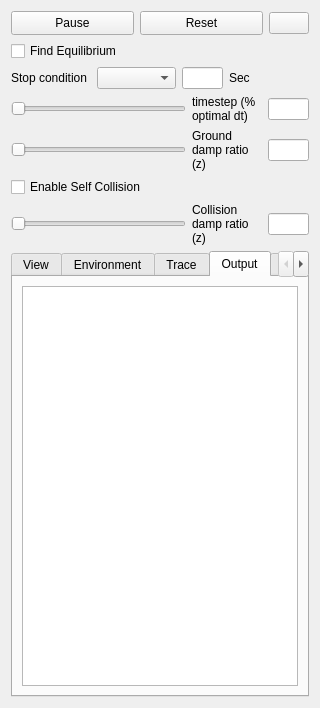
<?xml version="1.0" encoding="UTF-8"?>
<ui version="4.0">
 <class>PhysicsDialog</class>
 <widget class="QWidget" name="PhysicsDialog">
  <property name="geometry">
   <rect>
    <x>0</x>
    <y>0</y>
    <width>263</width>
    <height>708</height>
   </rect>
  </property>
  <property name="windowTitle">
   <string>Form</string>
  </property>
  <layout class="QVBoxLayout" name="verticalLayout_6">
   <item>
    <layout class="QHBoxLayout" name="horizontalLayout_6">
     <item>
      <widget class="QPushButton" name="PauseButton">
       <property name="minimumSize">
        <size>
         <width>0</width>
         <height>24</height>
        </size>
       </property>
       <property name="text">
        <string>Pause</string>
       </property>
      </widget>
     </item>
     <item>
      <widget class="QPushButton" name="ResetButton">
       <property name="minimumSize">
        <size>
         <width>0</width>
         <height>24</height>
        </size>
       </property>
       <property name="text">
        <string>Reset</string>
       </property>
      </widget>
     </item>
     <item>
      <widget class="QPushButton" name="RecordButton">
       <property name="sizePolicy">
        <sizepolicy hsizetype="Fixed" vsizetype="Fixed">
         <horstretch>0</horstretch>
         <verstretch>0</verstretch>
        </sizepolicy>
       </property>
       <property name="text">
        <string/>
       </property>
       <property name="icon">
        <iconset resource="VoxCad.qrc">
         <normaloff>:/Icons/Icons/Record.png</normaloff>:/Icons/Icons/Record.png</iconset>
       </property>
       <property name="checkable">
        <bool>true</bool>
       </property>
      </widget>
     </item>
    </layout>
   </item>
   <item>
    <layout class="QHBoxLayout" name="horizontalLayout_16">
     <item>
      <widget class="QCheckBox" name="UseEquilibriumCheck">
       <property name="toolTip">
        <string>Accelerates the simulation to find the equilibrium position quickly</string>
       </property>
       <property name="text">
        <string>Find Equilibrium</string>
       </property>
      </widget>
     </item>
    </layout>
   </item>
   <item>
    <layout class="QHBoxLayout" name="horizontalLayout_15">
     <item>
      <widget class="QLabel" name="label_11">
       <property name="sizePolicy">
        <sizepolicy hsizetype="Preferred" vsizetype="Preferred">
         <horstretch>0</horstretch>
         <verstretch>0</verstretch>
        </sizepolicy>
       </property>
       <property name="minimumSize">
        <size>
         <width>0</width>
         <height>0</height>
        </size>
       </property>
       <property name="maximumSize">
        <size>
         <width>80</width>
         <height>16777215</height>
        </size>
       </property>
       <property name="toolTip">
        <string>Percent of optimal timestep to run at. [0-1.0+]
Greater values speed up the simulation, but &gt;1.0
can be unstable.</string>
       </property>
       <property name="text">
        <string>Stop condition</string>
       </property>
       <property name="wordWrap">
        <bool>true</bool>
       </property>
      </widget>
     </item>
     <item>
      <widget class="QComboBox" name="StopSelectCombo">
       <property name="toolTip">
        <string>Sets a condition for auto-stopping the simulation</string>
       </property>
      </widget>
     </item>
     <item>
      <widget class="QLineEdit" name="StopValueEdit">
       <property name="enabled">
        <bool>true</bool>
       </property>
       <property name="sizePolicy">
        <sizepolicy hsizetype="Fixed" vsizetype="Fixed">
         <horstretch>0</horstretch>
         <verstretch>0</verstretch>
        </sizepolicy>
       </property>
       <property name="minimumSize">
        <size>
         <width>41</width>
         <height>0</height>
        </size>
       </property>
       <property name="maximumSize">
        <size>
         <width>41</width>
         <height>16777215</height>
        </size>
       </property>
       <property name="acceptDrops">
        <bool>false</bool>
       </property>
       <property name="toolTip">
        <string>The value of selected auto-stopping condition to trigger a stop.</string>
       </property>
      </widget>
     </item>
     <item>
      <widget class="QLabel" name="StopValueLabel">
       <property name="sizePolicy">
        <sizepolicy hsizetype="Preferred" vsizetype="Preferred">
         <horstretch>0</horstretch>
         <verstretch>0</verstretch>
        </sizepolicy>
       </property>
       <property name="minimumSize">
        <size>
         <width>0</width>
         <height>0</height>
        </size>
       </property>
       <property name="maximumSize">
        <size>
         <width>80</width>
         <height>16777215</height>
        </size>
       </property>
       <property name="toolTip">
        <string>Percent of optimal timestep to run at. [0-1.0+]
Greater values speed up the simulation, but &gt;1.0
can be unstable.</string>
       </property>
       <property name="text">
        <string>Sec</string>
       </property>
       <property name="wordWrap">
        <bool>true</bool>
       </property>
      </widget>
     </item>
    </layout>
   </item>
   <item>
    <layout class="QHBoxLayout" name="horizontalLayout_3">
     <item>
      <widget class="QSlider" name="dtSlider">
       <property name="sizePolicy">
        <sizepolicy hsizetype="Expanding" vsizetype="Fixed">
         <horstretch>0</horstretch>
         <verstretch>0</verstretch>
        </sizepolicy>
       </property>
       <property name="minimumSize">
        <size>
         <width>120</width>
         <height>0</height>
        </size>
       </property>
       <property name="toolTip">
        <string>Percent of optimal timestep to run at. [0-1.0+]
Greater values speed up the simulation, but &gt;1.0
can be unstable.</string>
       </property>
       <property name="maximum">
        <number>100</number>
       </property>
       <property name="singleStep">
        <number>1</number>
       </property>
       <property name="orientation">
        <enum>Qt::Horizontal</enum>
       </property>
      </widget>
     </item>
     <item>
      <widget class="QLabel" name="label">
       <property name="sizePolicy">
        <sizepolicy hsizetype="Preferred" vsizetype="Preferred">
         <horstretch>0</horstretch>
         <verstretch>0</verstretch>
        </sizepolicy>
       </property>
       <property name="minimumSize">
        <size>
         <width>70</width>
         <height>0</height>
        </size>
       </property>
       <property name="maximumSize">
        <size>
         <width>80</width>
         <height>16777215</height>
        </size>
       </property>
       <property name="toolTip">
        <string>Percent of optimal timestep to run at. [0-1.0+]
Greater values speed up the simulation, but &gt;1.0
can be unstable.</string>
       </property>
       <property name="text">
        <string>timestep (%  optimal dt)</string>
       </property>
       <property name="wordWrap">
        <bool>true</bool>
       </property>
      </widget>
     </item>
     <item>
      <widget class="QLineEdit" name="dtEdit">
       <property name="enabled">
        <bool>true</bool>
       </property>
       <property name="sizePolicy">
        <sizepolicy hsizetype="Fixed" vsizetype="Fixed">
         <horstretch>0</horstretch>
         <verstretch>0</verstretch>
        </sizepolicy>
       </property>
       <property name="minimumSize">
        <size>
         <width>41</width>
         <height>0</height>
        </size>
       </property>
       <property name="maximumSize">
        <size>
         <width>41</width>
         <height>16777215</height>
        </size>
       </property>
       <property name="acceptDrops">
        <bool>false</bool>
       </property>
       <property name="toolTip">
        <string>Percent of optimal timestep to run at. [0-1.0+]
Greater values speed up the simulation, but &gt;1.0
can be unstable.</string>
       </property>
      </widget>
     </item>
    </layout>
   </item>
   <item>
    <layout class="QHBoxLayout" name="horizontalLayout_9">
     <item>
      <widget class="QSlider" name="GNDDampSlider">
       <property name="sizePolicy">
        <sizepolicy hsizetype="Expanding" vsizetype="Fixed">
         <horstretch>0</horstretch>
         <verstretch>0</verstretch>
        </sizepolicy>
       </property>
       <property name="minimumSize">
        <size>
         <width>120</width>
         <height>0</height>
        </size>
       </property>
       <property name="toolTip">
        <string>Damping ratio relative to ground [0-0.1+].
0 represents a vacuum, larger values
represent a more viscous fluid environment.</string>
       </property>
       <property name="maximum">
        <number>100</number>
       </property>
       <property name="singleStep">
        <number>1</number>
       </property>
       <property name="orientation">
        <enum>Qt::Horizontal</enum>
       </property>
      </widget>
     </item>
     <item>
      <widget class="QLabel" name="label_9">
       <property name="minimumSize">
        <size>
         <width>70</width>
         <height>0</height>
        </size>
       </property>
       <property name="maximumSize">
        <size>
         <width>80</width>
         <height>16777215</height>
        </size>
       </property>
       <property name="toolTip">
        <string>Damping ratio relative to ground [0-0.1+].
0 represents a vacuum, larger values
represent a more viscous fluid environment.</string>
       </property>
       <property name="text">
        <string>Ground damp ratio (z)</string>
       </property>
       <property name="wordWrap">
        <bool>true</bool>
       </property>
       <property name="indent">
        <number>-2</number>
       </property>
      </widget>
     </item>
     <item>
      <widget class="QLineEdit" name="GNDDampEdit">
       <property name="enabled">
        <bool>true</bool>
       </property>
       <property name="sizePolicy">
        <sizepolicy hsizetype="Fixed" vsizetype="Fixed">
         <horstretch>0</horstretch>
         <verstretch>0</verstretch>
        </sizepolicy>
       </property>
       <property name="minimumSize">
        <size>
         <width>41</width>
         <height>0</height>
        </size>
       </property>
       <property name="maximumSize">
        <size>
         <width>41</width>
         <height>16777215</height>
        </size>
       </property>
       <property name="toolTip">
        <string>Damping ratio relative to ground [0-0.1+].
0 represents a vacuum, larger values
represent a more viscous fluid environment.</string>
       </property>
      </widget>
     </item>
    </layout>
   </item>
   <item>
    <widget class="QCheckBox" name="UseSelfColCheck">
     <property name="toolTip">
      <string>Prevents self penetration when enabled.</string>
     </property>
     <property name="text">
      <string>Enable Self Collision</string>
     </property>
    </widget>
   </item>
   <item>
    <layout class="QHBoxLayout" name="horizontalLayout_7">
     <item>
      <widget class="QSlider" name="ColDampSlider">
       <property name="sizePolicy">
        <sizepolicy hsizetype="Expanding" vsizetype="Fixed">
         <horstretch>0</horstretch>
         <verstretch>0</verstretch>
        </sizepolicy>
       </property>
       <property name="minimumSize">
        <size>
         <width>120</width>
         <height>0</height>
        </size>
       </property>
       <property name="toolTip">
        <string>Damping ratio of collisions [0-2+].
Low values make elastic (bouncy) collisions, higher values
make inelastic (dead) collisions. 1.0 is critically damped.</string>
       </property>
       <property name="maximum">
        <number>100</number>
       </property>
       <property name="singleStep">
        <number>1</number>
       </property>
       <property name="orientation">
        <enum>Qt::Horizontal</enum>
       </property>
      </widget>
     </item>
     <item>
      <widget class="QLabel" name="label_7">
       <property name="minimumSize">
        <size>
         <width>70</width>
         <height>0</height>
        </size>
       </property>
       <property name="maximumSize">
        <size>
         <width>70</width>
         <height>16777215</height>
        </size>
       </property>
       <property name="toolTip">
        <string>Damping ratio of collisions [0-2+].
Low values make elastic (bouncy) collisions, higher values
make inelastic (dead) collisions. 1.0 is critically damped.</string>
       </property>
       <property name="text">
        <string>Collision damp ratio (z)</string>
       </property>
       <property name="wordWrap">
        <bool>true</bool>
       </property>
       <property name="indent">
        <number>-2</number>
       </property>
      </widget>
     </item>
     <item>
      <widget class="QLineEdit" name="ColDampEdit">
       <property name="enabled">
        <bool>true</bool>
       </property>
       <property name="sizePolicy">
        <sizepolicy hsizetype="Fixed" vsizetype="Fixed">
         <horstretch>0</horstretch>
         <verstretch>0</verstretch>
        </sizepolicy>
       </property>
       <property name="minimumSize">
        <size>
         <width>41</width>
         <height>0</height>
        </size>
       </property>
       <property name="maximumSize">
        <size>
         <width>41</width>
         <height>16777215</height>
        </size>
       </property>
       <property name="toolTip">
        <string>Damping ratio of collisions [0-2+].
Low values make elastic (bouncy) collisions, higher values
make inelastic (dead) collisions. 1.0 is critically damped.</string>
       </property>
      </widget>
     </item>
    </layout>
   </item>
   <item>
    <widget class="QTabWidget" name="PhysTabWidget">
     <property name="toolTip">
      <string>Options</string>
     </property>
     <property name="tabPosition">
      <enum>QTabWidget::North</enum>
     </property>
     <property name="currentIndex">
      <number>3</number>
     </property>
     <widget class="QWidget" name="View">
      <attribute name="title">
       <string>View</string>
      </attribute>
      <layout class="QVBoxLayout" name="verticalLayout_11">
       <property name="spacing">
        <number>2</number>
       </property>
       <property name="topMargin">
        <number>3</number>
       </property>
       <property name="bottomMargin">
        <number>3</number>
       </property>
       <item>
        <widget class="QGroupBox" name="DisplayBox">
         <property name="title">
          <string>Display</string>
         </property>
         <layout class="QHBoxLayout" name="horizontalLayout_12">
          <property name="spacing">
           <number>2</number>
          </property>
          <property name="topMargin">
           <number>3</number>
          </property>
          <property name="bottomMargin">
           <number>3</number>
          </property>
          <item>
           <widget class="QRadioButton" name="DispDisableRadio">
            <property name="text">
             <string>Disable</string>
            </property>
           </widget>
          </item>
          <item>
           <widget class="QRadioButton" name="DispVoxelsRadio">
            <property name="text">
             <string>Voxels</string>
            </property>
           </widget>
          </item>
          <item>
           <widget class="QRadioButton" name="DispConnRadio">
            <property name="text">
             <string>Connections</string>
            </property>
           </widget>
          </item>
         </layout>
        </widget>
       </item>
       <item>
        <widget class="QGroupBox" name="ViewOptionsGroup">
         <property name="title">
          <string>View Options</string>
         </property>
         <layout class="QHBoxLayout" name="horizontalLayout_14">
          <property name="spacing">
           <number>2</number>
          </property>
          <property name="topMargin">
           <number>3</number>
          </property>
          <property name="bottomMargin">
           <number>3</number>
          </property>
          <item>
           <layout class="QVBoxLayout" name="verticalLayout_9">
            <item>
             <widget class="QRadioButton" name="ViewDiscreteRadio">
              <property name="text">
               <string>Discrete</string>
              </property>
             </widget>
            </item>
            <item>
             <widget class="QRadioButton" name="ViewDeformedRadio">
              <property name="text">
               <string>Deformed</string>
              </property>
             </widget>
            </item>
            <item>
             <widget class="QRadioButton" name="ViewSmoothRadio">
              <property name="text">
               <string>Smooth</string>
              </property>
             </widget>
            </item>
           </layout>
          </item>
          <item>
           <layout class="QVBoxLayout" name="verticalLayout_7">
            <item>
             <widget class="QCheckBox" name="ForcesCheck">
              <property name="toolTip">
               <string>Internal forces (currently disabled)</string>
              </property>
              <property name="text">
               <string>Forces</string>
              </property>
             </widget>
            </item>
            <item>
             <widget class="QCheckBox" name="LocalCoordCheck">
              <property name="toolTip">
               <string>Origin and axes of each voxel.</string>
              </property>
              <property name="text">
               <string>Local Coords</string>
              </property>
             </widget>
            </item>
           </layout>
          </item>
         </layout>
        </widget>
       </item>
       <item>
        <widget class="QGroupBox" name="ColorGroup">
         <property name="title">
          <string>Color</string>
         </property>
         <layout class="QHBoxLayout" name="horizontalLayout_11">
          <property name="spacing">
           <number>2</number>
          </property>
          <property name="topMargin">
           <number>3</number>
          </property>
          <property name="bottomMargin">
           <number>3</number>
          </property>
          <item>
           <layout class="QVBoxLayout" name="verticalLayout_10">
            <item>
             <widget class="QRadioButton" name="TypeRadio">
              <property name="toolTip">
               <string>Forward model</string>
              </property>
              <property name="text">
               <string>Prediction error</string>
              </property>
             </widget>
            </item>

            <item>
             <widget class="QRadioButton" name="StateRadio">
              <property name="toolTip">
               <string>Phase offset</string>
              </property>
              <property name="text">
               <string>Phase offset</string>
              </property>
             </widget>
            </item>

            <item>
             <widget class="QRadioButton" name="StiffnessRadio">
              <property name="toolTip">
               <string>Voxel stiffness</string>
              </property>
              <property name="text">
               <string>Stiffness</string>
              </property>
             </widget>
            </item>


            <item>
             <widget class="QRadioButton" name="DisplacementRadio">
              <property name="toolTip">
               <string>Forward model Predition</string>
              </property>
              <property name="text">
               <string>Predicted</string>
              </property>
             </widget>
            </item>

            <item>
             <widget class="QRadioButton" name="StrainERadio">
              <property name="toolTip">
               <string>Light intensity</string>
              </property>
              <property name="text">
               <string>Light intensity</string>
              </property>
             </widget>
            </item>

           </layout>
          </item>
          <item>
           <layout class="QVBoxLayout" name="verticalLayout_8">
            <property name="spacing">
             <number>1</number>
            </property>

            <item>
             <widget class="QRadioButton" name="KineticERadio">
              <property name="toolTip">
               <string>Voltage</string>
              </property>
              <property name="text">
               <string>Voltage</string>
              </property>
             </widget>
            </item>

            <item>
             <widget class="QRadioButton" name="StressRadio">
              <property name="toolTip">
               <string>Internal material stress</string>
              </property>
              <property name="text">
               <string>Engineering
Stress</string>
              </property>
             </widget>
            </item>
            <item>
             <widget class="QRadioButton" name="StrainRadio">
              <property name="toolTip">
               <string>Internal material strain</string>
              </property>
              <property name="text">
               <string>Engineering
Strain</string>
              </property>
             </widget>
            </item>
            <item>
             <widget class="QRadioButton" name="PressureRadio">
              <property name="text">
               <string>Pressure</string>
              </property>
             </widget>
            </item>
           </layout>
          </item>
         </layout>
        </widget>
       </item>
       <item>
        <widget class="QCheckBox" name="CoMCheck">
         <property name="text">
          <string>Lock view to center of mass</string>
         </property>
        </widget>
       </item>




       <item>
        <widget class="QGroupBox" name="PlotForcesGroup">
         <property name="title">
          <string>Plot forces</string>
         </property>
         <layout class="QHBoxLayout" name="horizontalLayout_140">
          <property name="spacing">
           <number>2</number>
          </property>
          <property name="topMargin">
           <number>3</number>
          </property>
          <property name="bottomMargin">
           <number>3</number>
          </property>
          <item>
           <layout class="QVBoxLayout" name="verticalLayout_90">
            <item>
             <widget class="QRadioButton" name="PlotDragRadio">
              <property name="text">
               <string>Drag forces</string>
              </property>
             </widget>
            </item>
            <item>
             <widget class="QRadioButton" name="PlotSpeedsRadio">
              <property name="text">
               <string>Projected speeds</string>
              </property>
             </widget>
            </item>
            <item>
             <widget class="QRadioButton" name="PlotNormalsRadio">
              <property name="text">
               <string>Surface normals</string>
              </property>
             </widget>
            </item>
           </layout>
          </item>
          <item>
           <layout class="QVBoxLayout" name="verticalLayout_70">
            <item>
             <widget class="QCheckBox" name="PlotForcesCheck">
              <property name="toolTip">
               <string>Plot forces?</string>
              </property>
              <property name="text">
               <string>Plot forces?</string>
              </property>
             </widget>
            </item>
           </layout>
          </item>
          <item>
          <widget class="QLineEdit" name="ForcesScalingEdit">
           <property name="enabled">
            <bool>true</bool>
           </property>
           <property name="sizePolicy">
            <sizepolicy hsizetype="Fixed" vsizetype="Fixed">
             <horstretch>0</horstretch>
             <verstretch>0</verstretch>
            </sizepolicy>
           </property>
           <property name="minimumSize">
            <size>
             <width>41</width>
             <height>0</height>
            </size>
           </property>
           <property name="maximumSize">
            <size>
             <width>41</width>
             <height>16777215</height>
            </size>
           </property>
           <property name="toolTip">
            <string>Scaling factor of plotted vectors</string>
           </property>
          </widget>
          </item>          
         </layout>
        </widget>
       </item>









       <item>
        <spacer name="verticalSpacer_2">
         <property name="orientation">
          <enum>Qt::Vertical</enum>
         </property>
         <property name="sizeHint" stdset="0">
          <size>
           <width>20</width>
           <height>40</height>
          </size>
         </property>
        </spacer>
       </item>
      </layout>
     </widget>
     <widget class="QWidget" name="Environment">
      <attribute name="title">
       <string>Environment</string>
      </attribute>
      <layout class="QVBoxLayout" name="verticalLayout_5">
       <property name="spacing">
        <number>2</number>
       </property>
       <property name="topMargin">
        <number>3</number>
       </property>
       <property name="bottomMargin">
        <number>3</number>
       </property>
       <item>
        <widget class="QCheckBox" name="UseTempCheck">
         <property name="toolTip">
          <string>Enables temperature changes.
Affects the size of each voxel according to its CTE.</string>
         </property>
         <property name="text">
          <string>Enable Temperature</string>
         </property>
        </widget>
       </item>
       <item>
        <layout class="QHBoxLayout" name="horizontalLayout_4">
         <item>
          <widget class="QSlider" name="TempSlider">
           <property name="toolTip">
            <string>Current environment temperature.
Base (no expansion) is 25°.</string>
           </property>
           <property name="maximum">
            <number>100</number>
           </property>
           <property name="singleStep">
            <number>1</number>
           </property>
           <property name="orientation">
            <enum>Qt::Horizontal</enum>
           </property>
          </widget>
         </item>
         <item>
          <widget class="QLabel" name="label_5">
           <property name="text">
            <string>Temp (°C)</string>
           </property>
          </widget>
         </item>
         <item>
          <widget class="QLineEdit" name="TempEdit">
           <property name="enabled">
            <bool>true</bool>
           </property>
           <property name="sizePolicy">
            <sizepolicy hsizetype="Fixed" vsizetype="Fixed">
             <horstretch>0</horstretch>
             <verstretch>0</verstretch>
            </sizepolicy>
           </property>
           <property name="minimumSize">
            <size>
             <width>41</width>
             <height>0</height>
            </size>
           </property>
           <property name="maximumSize">
            <size>
             <width>41</width>
             <height>16777215</height>
            </size>
           </property>
          </widget>
         </item>
        </layout>
       </item>
       <item>
        <widget class="QCheckBox" name="VaryTempCheck">
         <property name="toolTip">
          <string>Periodically varies the environment temperature when enabled.</string>
         </property>
         <property name="text">
          <string>Vary Temperature</string>
         </property>
        </widget>
       </item>
       <item>
        <layout class="QHBoxLayout" name="horizontalLayout_8">
         <item>
          <widget class="QSlider" name="TempPerSlider">
           <property name="toolTip">
            <string>Period of temperature variation in environment.</string>
           </property>
           <property name="maximum">
            <number>100</number>
           </property>
           <property name="singleStep">
            <number>1</number>
           </property>
           <property name="orientation">
            <enum>Qt::Horizontal</enum>
           </property>
          </widget>
         </item>
         <item>
          <widget class="QLabel" name="label_8">
           <property name="text">
            <string>Period (sec)</string>
           </property>
          </widget>
         </item>
         <item>
          <widget class="QLineEdit" name="TempPerEdit">
           <property name="enabled">
            <bool>true</bool>
           </property>
           <property name="sizePolicy">
            <sizepolicy hsizetype="Fixed" vsizetype="Fixed">
             <horstretch>0</horstretch>
             <verstretch>0</verstretch>
            </sizepolicy>
           </property>
           <property name="minimumSize">
            <size>
             <width>41</width>
             <height>0</height>
            </size>
           </property>
           <property name="maximumSize">
            <size>
             <width>41</width>
             <height>16777215</height>
            </size>
           </property>
          </widget>
         </item>
        </layout>
       </item>
       <item>
        <widget class="QCheckBox" name="UseGravCheck">
         <property name="toolTip">
          <string>Enables gravitational acceleration.</string>
         </property>
         <property name="text">
          <string>Enable Gravity</string>
         </property>
        </widget>
       </item>
       <item>
        <layout class="QHBoxLayout" name="horizontalLayout_5">
         <item>
          <widget class="QSlider" name="GravSlider">
           <property name="toolTip">
            <string>Gravitational acceleration (9.81 for earth).</string>
           </property>
           <property name="maximum">
            <number>100</number>
           </property>
           <property name="singleStep">
            <number>1</number>
           </property>
           <property name="orientation">
            <enum>Qt::Horizontal</enum>
           </property>
          </widget>
         </item>
         <item>
          <widget class="QLabel" name="label_6">
           <property name="text">
            <string>Grav (m/s²)</string>
           </property>
          </widget>
         </item>
         <item>
          <widget class="QLineEdit" name="GravEdit">
           <property name="enabled">
            <bool>true</bool>
           </property>
           <property name="sizePolicy">
            <sizepolicy hsizetype="Fixed" vsizetype="Fixed">
             <horstretch>0</horstretch>
             <verstretch>0</verstretch>
            </sizepolicy>
           </property>
           <property name="minimumSize">
            <size>
             <width>41</width>
             <height>0</height>
            </size>
           </property>
           <property name="maximumSize">
            <size>
             <width>41</width>
             <height>16777215</height>
            </size>
           </property>
          </widget>
         </item>
        </layout>
       </item>
       <item>
        <widget class="QCheckBox" name="UseFloorCheck">
         <property name="toolTip">
          <string>Enables a flat floor.</string>
         </property>
         <property name="text">
          <string>Enable Floor</string>
         </property>
        </widget>
       </item>
       <item>
        <widget class="QCheckBox" name="UseFloorSlopeCheck">
         <property name="toolTip">
          <string>Enables floor slope</string>
         </property>
         <property name="text">
          <string>Enable floor slope</string>
         </property>
        </widget>
       </item>       
       <item>
        <spacer name="verticalSpacer">
         <property name="orientation">
          <enum>Qt::Vertical</enum>
         </property>
         <property name="sizeHint" stdset="0">
          <size>
           <width>20</width>
           <height>191</height>
          </size>
         </property>
        </spacer>
       </item>
      </layout>
     </widget>
     <widget class="QWidget" name="Trace">
      <attribute name="title">
       <string>Trace</string>
      </attribute>
      <layout class="QVBoxLayout" name="verticalLayout_3">
       <item>
        <layout class="QHBoxLayout" name="horizontalLayout_2">
         <item>
          <layout class="QVBoxLayout" name="verticalLayout_2">
           <item>
            <widget class="QComboBox" name="VariableCombo"/>
           </item>
           <item>
            <widget class="QLabel" name="label_2">
             <property name="text">
              <string>Plot Variable</string>
             </property>
            </widget>
           </item>
          </layout>
         </item>
         <item>
          <layout class="QVBoxLayout" name="verticalLayout">
           <item>
            <widget class="QComboBox" name="DirectionCombo"/>
           </item>
           <item>
            <widget class="QLabel" name="label_3">
             <property name="text">
              <string>Plot Direction</string>
             </property>
            </widget>
           </item>
          </layout>
         </item>
        </layout>
       </item>
       <item>
        <layout class="QHBoxLayout" name="horizontalLayout_10">
         <item>
          <spacer name="horizontalSpacer">
           <property name="orientation">
            <enum>Qt::Horizontal</enum>
           </property>
           <property name="sizeHint" stdset="0">
            <size>
             <width>40</width>
             <height>20</height>
            </size>
           </property>
          </spacer>
         </item>
         <item>
          <widget class="QCheckBox" name="LogEachCheck">
           <property name="text">
            <string>Log Every</string>
           </property>
          </widget>
         </item>
         <item>
          <widget class="QPushButton" name="SaveDataButton">
           <property name="text">
            <string>Save Data</string>
           </property>
          </widget>
         </item>
        </layout>
       </item>
      </layout>
     </widget>
     <widget class="QWidget" name="Output">
      <attribute name="title">
       <string>Output</string>
      </attribute>
      <layout class="QVBoxLayout" name="verticalLayout_4">
       <item>
        <widget class="QTextEdit" name="OutText"/>
       </item>
      </layout>
     </widget>
     <widget class="QWidget" name="Other">
      <attribute name="title">
       <string>Other</string>
      </attribute>
      <layout class="QVBoxLayout" name="verticalLayout_12">
       <property name="spacing">
        <number>1</number>
       </property>
       <property name="leftMargin">
        <number>6</number>
       </property>
       <property name="topMargin">
        <number>3</number>
       </property>
       <property name="rightMargin">
        <number>6</number>
       </property>
       <property name="bottomMargin">
        <number>3</number>
       </property>
       <item>
        <layout class="QHBoxLayout" name="horizontalLayout">
         <item>
          <widget class="QSlider" name="BondDampSlider">
           <property name="sizePolicy">
            <sizepolicy hsizetype="Expanding" vsizetype="Fixed">
             <horstretch>0</horstretch>
             <verstretch>0</verstretch>
            </sizepolicy>
           </property>
           <property name="minimumSize">
            <size>
             <width>80</width>
             <height>0</height>
            </size>
           </property>
           <property name="toolTip">
            <string>Bulk material damping. [0-1.0]
Small values are more jiggly. 0.0 represents no damping
and is unstable, 1.0 is critical damping.</string>
           </property>
           <property name="maximum">
            <number>100</number>
           </property>
           <property name="singleStep">
            <number>1</number>
           </property>
           <property name="orientation">
            <enum>Qt::Horizontal</enum>
           </property>
          </widget>
         </item>
         <item>
          <widget class="QLabel" name="label_4">
           <property name="minimumSize">
            <size>
             <width>50</width>
             <height>0</height>
            </size>
           </property>
           <property name="maximumSize">
            <size>
             <width>50</width>
             <height>16777215</height>
            </size>
           </property>
           <property name="toolTip">
            <string>Bulk material damping. [0-1.0]
Small values are more jiggly. 0.0 represents no damping
and is unstable, 1.0 is critical damping.</string>
           </property>
           <property name="text">
            <string>Bulk damp ratio (z)</string>
           </property>
           <property name="wordWrap">
            <bool>true</bool>
           </property>
           <property name="indent">
            <number>-2</number>
           </property>
          </widget>
         </item>
         <item>
          <widget class="QLineEdit" name="BondDampEdit">
           <property name="enabled">
            <bool>true</bool>
           </property>
           <property name="sizePolicy">
            <sizepolicy hsizetype="Fixed" vsizetype="Fixed">
             <horstretch>0</horstretch>
             <verstretch>0</verstretch>
            </sizepolicy>
           </property>
           <property name="minimumSize">
            <size>
             <width>41</width>
             <height>0</height>
            </size>
           </property>
           <property name="maximumSize">
            <size>
             <width>41</width>
             <height>16777215</height>
            </size>
           </property>
           <property name="toolTip">
            <string>Bulk material damping. [0-1.0]
Small values are more jiggly. 0.0 represents no damping
and is unstable, 1.0 is critical damping.</string>
           </property>
          </widget>
         </item>
        </layout>
       </item>
       <item>
        <widget class="QCheckBox" name="UseMaxVelLimitCheck">
         <property name="toolTip">
          <string>Enforces a maximum velocity when enabled (rarely used).
Useful for highly unstable scenarios.</string>
         </property>
         <property name="text">
          <string>Enable Velocity Limit</string>
         </property>
        </widget>
       </item>
       <item>
        <layout class="QHBoxLayout" name="horizontalLayout_13">
         <item>
          <widget class="QSlider" name="MaxVelLimitSlider">
           <property name="sizePolicy">
            <sizepolicy hsizetype="Expanding" vsizetype="Fixed">
             <horstretch>0</horstretch>
             <verstretch>0</verstretch>
            </sizepolicy>
           </property>
           <property name="minimumSize">
            <size>
             <width>120</width>
             <height>0</height>
            </size>
           </property>
           <property name="toolTip">
            <string>Maximum voxel velocity.</string>
           </property>
           <property name="maximum">
            <number>100</number>
           </property>
           <property name="singleStep">
            <number>1</number>
           </property>
           <property name="orientation">
            <enum>Qt::Horizontal</enum>
           </property>
          </widget>
         </item>
         <item>
          <widget class="QLabel" name="label_10">
           <property name="minimumSize">
            <size>
             <width>70</width>
             <height>0</height>
            </size>
           </property>
           <property name="maximumSize">
            <size>
             <width>70</width>
             <height>16777215</height>
            </size>
           </property>
           <property name="text">
            <string>Maximum Voxel Velocity</string>
           </property>
           <property name="wordWrap">
            <bool>true</bool>
           </property>
           <property name="indent">
            <number>-2</number>
           </property>
          </widget>
         </item>
        </layout>
       </item>
       <item>
        <widget class="QCheckBox" name="UseVolumeEffectsCheck">
         <property name="text">
          <string>Enable Volume Effects</string>
         </property>
        </widget>
       </item>
       <item>
        <spacer name="verticalSpacer_3">
         <property name="orientation">
          <enum>Qt::Vertical</enum>
         </property>
         <property name="sizeHint" stdset="0">
          <size>
           <width>20</width>
           <height>363</height>
          </size>
         </property>
        </spacer>
       </item>
      </layout>
     </widget>
    </widget>
   </item>
  </layout>
 </widget>
 <resources>
  <include location="VoxCad.qrc"/>
 </resources>
 <connections/>
</ui>
